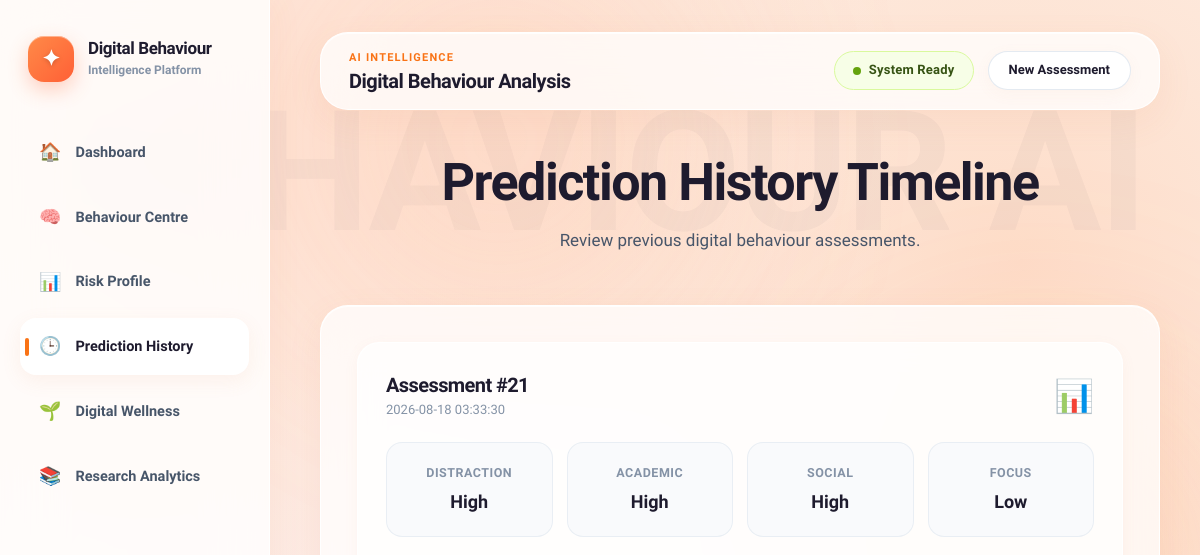
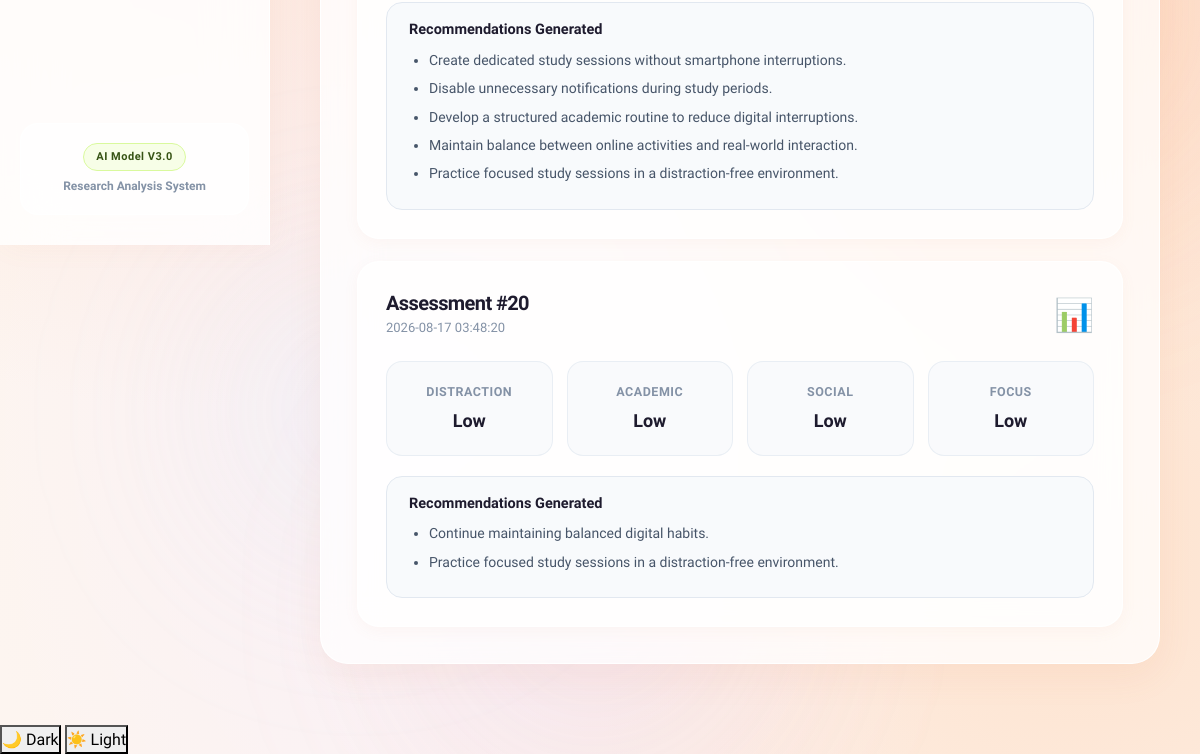
Before: /history with the older database file (2 pictures, top to bottom).
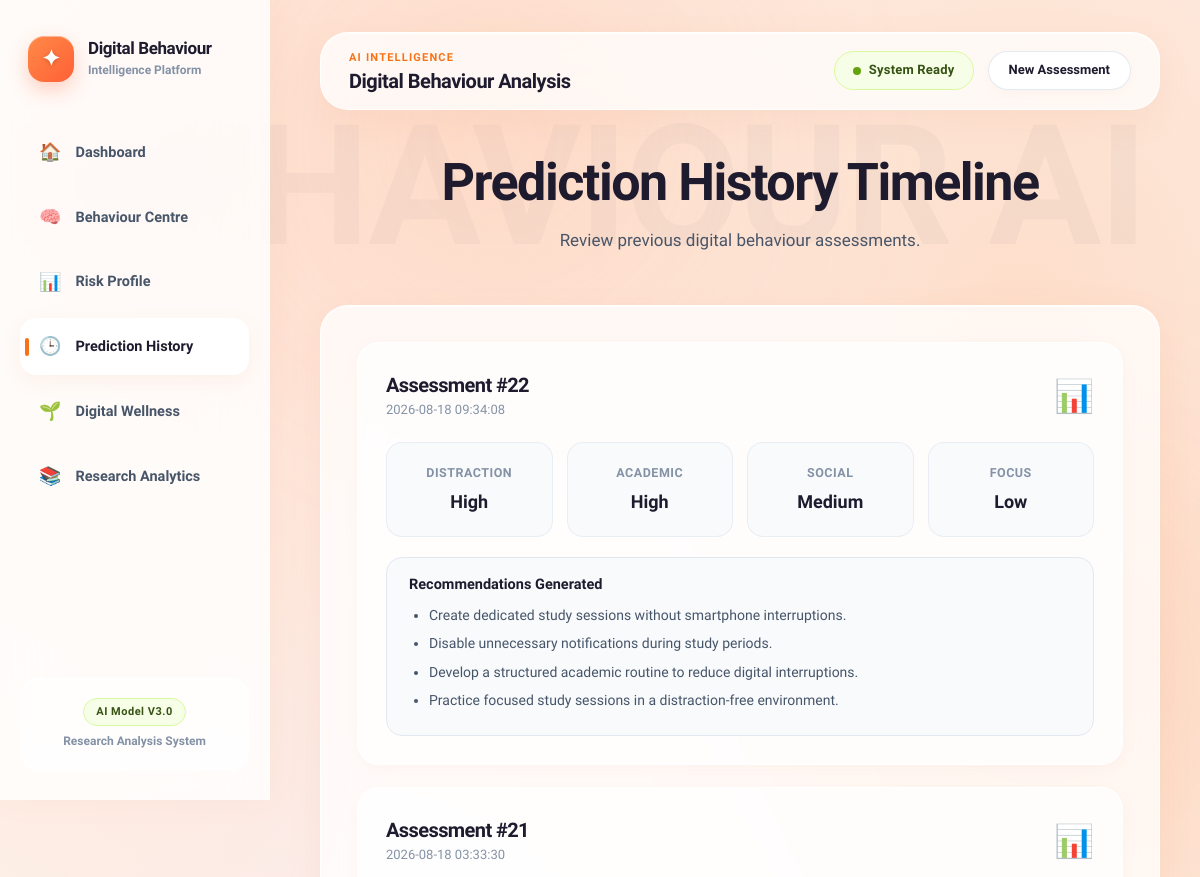
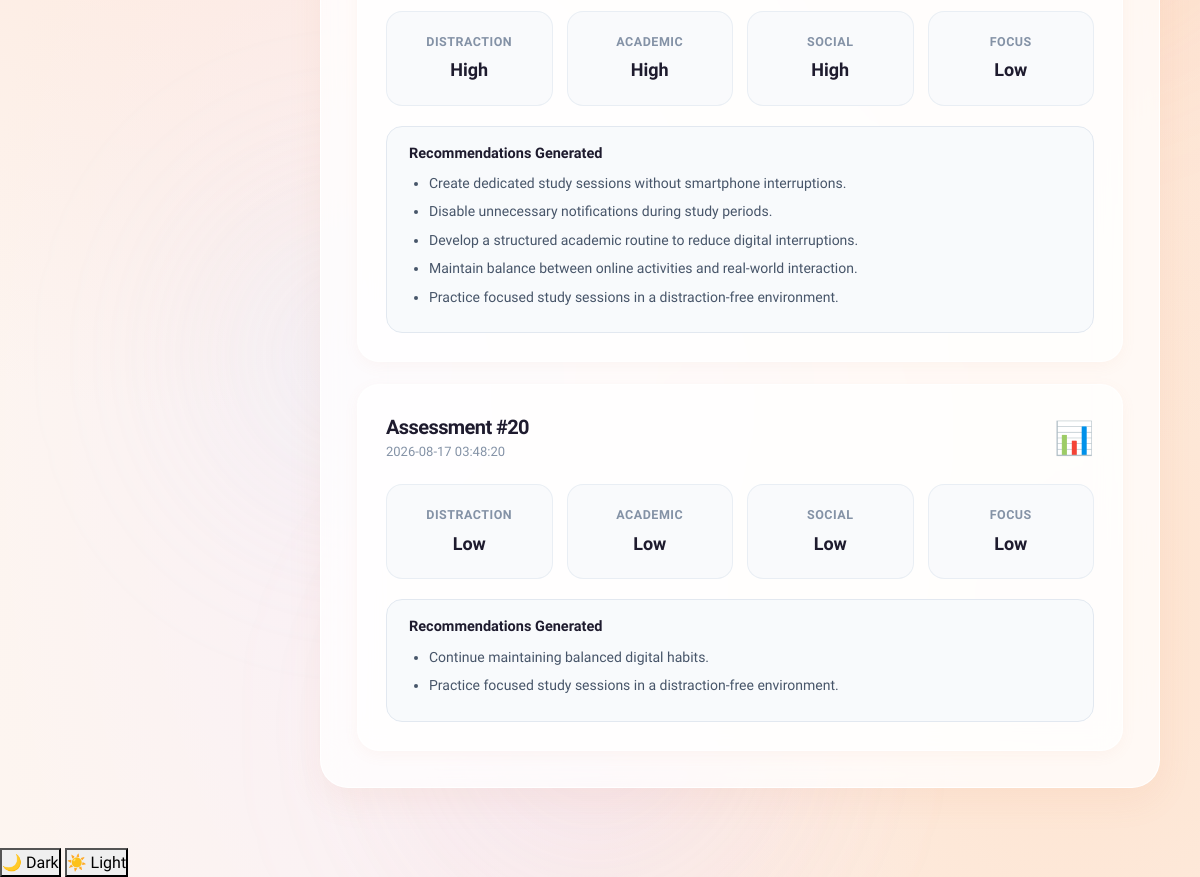
After: the same page with the newer database file (2 pictures, top to bottom).
### tables this page shows
CREATE TABLE assessments
        (

            id INTEGER PRIMARY KEY AUTOINCREMENT,

            created_at TEXT,

            input_data TEXT,

            prediction_data TEXT,

            recommendations TEXT

        );

### app.py (the view)
@app.route("/history")
def history():
    records = get_prediction_history()
    return render_template(
        "history.html",
        records=records
    )

### utils/database.py (called while the page is built, shortened)
def get_database_path():
    custom_path = os.environ.get("DATABASE_PATH")
    if custom_path:
        return custom_path

def initialize_database():
    db_path = get_database_path()
    db_dir = os.path.dirname(db_path)
    if db_dir:
        os.makedirs(db_dir, exist_ok=True)
    conn = sqlite3.connect(db_path)
    cursor = conn.cursor()
    cursor.execute(
        """
        CREATE TABLE IF NOT EXISTS assessments
        (
            id INTEGER PRIMARY KEY AUTOINCREMENT,
            created_at TEXT,
            input_data TEXT,
            prediction_data TEXT,
            recommendations TEXT
        )
        """
    )
    conn.commit()
    conn.close()

def get_prediction_history():
    initialize_database()
    db_path = get_database_path()
    conn = sqlite3.connect(db_path)
    conn.row_factory = sqlite3.Row
    cursor = conn.cursor()
    cursor.execute(
        """
        SELECT *
        FROM assessments
        ORDER BY id DESC
        """
    )
    rows = cursor.fetchall()
    conn.close()
    history = []
    for row in rows:
        try:
            history.append(
                {
                    "id": row["id"],
                    "date": row["created_at"],
                    "input": json.loads(row["input_data"]),
                    "prediction": json.loads(row["prediction_data"]),
                    "recommendations": json.loads(row["recommendations"])
                }
            )
        except Exception:
            continue
    return history

### templates/history.html (shortened to what this page needs)
{% extends "base.html" %}
{% block content %}
<div class="result-header">
<h1>
Prediction History Timeline
</h1>
<p>
Review previous digital behaviour assessments.
</p>
</div>
<div class="glass-card">
{% if records and records|length > 0 %}
<div class="history-wrapper">
{% for item in records %}
<div class="history-item">
<div class="history-top">
<div>
<h2>
Assessment #{{item.id}}
</h2>
<p>
{{item.date}}
</p>
</div>
<div class="history-icon">
📊
</div>
</div>
<div class="history-results">
<div class="history-box">
<span>
Distraction
</span>
<h3>
{{item.prediction.Distraction_Level}}
</h3>
</div>
<div class="history-box">
<span>
Academic
</span>
<h3>
{{item.prediction.Academic_Impact_Level}}
</h3>
</div>
<div class="history-box">
<span>
Social
</span>
<h3>
{{item.prediction.Social_Impact_Level}}
</h3>
</div>
<div class="history-box">
<span>
Focus
</span>
<h3>
{{item.prediction.Focus_Level}}
</h3>
</div>
</div>
<div class="recommendation-preview">
<h4>
Recommendations Generated
</h4>
<ul>
{% for rec in item.recommendations %}
<li>
{{rec}}
</li>
{% endfor %}
</ul>
</div>
</div>
{% endfor %}
</div>
{% endif %}
</div>
{% endblock %}

### templates/base.html (shortened to what this page needs)
<!DOCTYPE html>
<html lang="en" data-theme="dark">
<head>
<link href="https://cdn.jsdelivr.net/npm/bootstrap@5.3.3/dist/css/bootstrap.min.css" rel="stylesheet">
<link rel="stylesheet" href="{{ url_for('static', filename='css/style.css') }}">
<link rel="stylesheet" href="{{ url_for('static', filename='css/sidebar.css') }}">
<link rel="stylesheet" href="{{ url_for('static', filename='css/dashboard.css') }}">
<link rel="stylesheet" href="{{ url_for('static', filename='css/animation.css') }}">
<link rel="stylesheet" href="{{ url_for('static', filename='css/wellness.css') }}">
<link rel="stylesheet" href="{{ url_for('static', filename='css/research.css') }}">
</head>
<body>
<div class="background-effects">
    <div class="ambient-watermark">BEHAVIOUR AI</div>
    <div class="orb orb-one"></div>
    <div class="orb orb-four"></div>
</div>
<aside class="sidebar" id="sidebar">
    <div class="brand">
        <div class="brand-icon">
            <span class="icon-symbol">✦</span>
        </div>
        <div>
            <h3>Digital Behaviour</h3>
            <p>Intelligence Platform</p>
        </div>
    </div>
    <nav class="menu">
        <a href="/" class="menu-item {% if request.path == '/' %}active{% endif %}">
            <span class="menu-icon">🏠</span>
            <span class="menu-text">Dashboard</span>
        </a>
        <a href="/behaviour" class="menu-item {% if request.path == '/behaviour' %}active{% endif %}">
            <span class="menu-icon">🧠</span>
            <span class="menu-text">Behaviour Centre</span>
        </a>
        <a href="/risk-profile" class="menu-item {% if request.path == '/risk-profile' %}active{% endif %}">
            <span class="menu-icon">📊</span>
            <span class="menu-text">Risk Profile</span>
        </a>
        <a href="/history" class="menu-item {% if request.path == '/history' %}active{% endif %}">
            <span class="menu-icon">🕒</span>
            <span class="menu-text">Prediction History</span>
        </a>
        <a href="/wellness" class="menu-item {% if request.path == '/wellness' %}active{% endif %}">
            <span class="menu-icon">🌱</span>
            <span class="menu-text">Digital Wellness</span>
        </a>
        <a href="/research" class="menu-item {% if request.path == '/research' %}active{% endif %}">
            <span class="menu-icon">📚</span>
            <span class="menu-text">Research Analytics</span>
        </a>
    </nav>
    <div class="sidebar-footer">
        <div class="footer-badge">AI Model V3.0</div>
        <p>Research Analysis System</p>
    </div>
</aside>
<main class="main-container">
    <header class="topbar">
        <div class="topbar-left-wrapper">
            <div class="topbar-left">
                <span class="topbar-tag">AI Intelligence</span>
                <h2>Digital Behaviour Analysis</h2>
            </div>
        </div>
        <div class="topbar-right">
            <div class="status-pill">
                <span class="pulse-dot"></span>
                System Ready
            </div>
            <a href="/" class="topbar-action-btn">New Assessment</a>
        </div>
    </header>
    <section class="page-content">
        {% block content %}
        {% endblock %}
    </section>
</main>
<div class="theme-toggle" id="themeToggle" role="group" aria-label="Theme switcher">
  <button class="theme-toggle-btn" id="btnDark" onclick="setTheme('dark')" title="Dark Mode">
    <span class="btn-icon">🌙</span> Dark
  </button>
  <button class="theme-toggle-btn" id="btnLight" onclick="setTheme('light')" title="Light Mode">
    <span class="btn-icon">☀️</span> Light
  </button>
</div>
</body>
</html>

### static/css/sidebar.css (style rules this page uses)
.sidebar { position: fixed; left: 0; top: 0; height: 100vh; width: 270px; padding: 30px 20px; background: rgba(255, 255, 255, 0.82); backdrop-filter: blur(30px); -webkit-backdrop-filter: blur(30px); border-right: 1px solid rgba(255, 255, 255, 0.8); box-shadow: 4px 0 30px rgba(220, 130, 90, 0.06); z-index: 1000; display: flex; flex-direction: column; justify-content: space-between; }
.brand { display: flex; align-items: center; gap: 14px; padding: 6px 8px; margin-bottom: 36px; }
.brand-icon { width: 46px; height: 46px; border-radius: 16px; display: flex; align-items: center; justify-content: center; background: linear-gradient(135deg, #ff8a48 0%, #ff6036 100%); box-shadow: 0 8px 20px rgba(255, 106, 60, 0.3), inset 0 1px 0 rgba(255, 255, 255, 0.4); color: #ffffff; font-size: 20px; font-weight: 800; flex-shrink: 0; }
.icon-symbol { font-size: 22px; filter: drop-shadow(0 1px 2px rgba(0, 0, 0, 0.2)); }
.brand h3 { font-size: 17px; font-weight: 800; color: var(--text-heading); letter-spacing: -0.4px; margin: 0; line-height: 1.2; }
.brand p { font-size: 12px; color: var(--text-muted); font-weight: 600; margin: 3px 0 0; }
.menu { display: flex; flex-direction: column; gap: 8px; flex: 1; }
.menu-item { display: flex; align-items: center; gap: 14px; padding: 13px 18px; border-radius: 16px; color: var(--text-soft); text-decoration: none; font-size: 14.5px; font-weight: 600; transition: all 0.25s cubic-bezier(0.16, 1, 0.3, 1); position: relative; border: 1px solid transparent; }
.menu-icon { font-size: 18px; display: flex; align-items: center; justify-content: center; transition: transform 0.25s ease; }
.menu-text { flex: 1; }
.menu-item.active { color: var(--text-heading); background: #ffffff; border-color: rgba(255, 255, 255, 0.95); font-weight: 700; box-shadow: 0 6px 20px rgba(220, 130, 90, 0.09); }
.menu-item.active::before { content: ""; position: absolute; left: 4px; top: 50%; transform: translateY(-50%); width: 4px; height: 18px; border-radius: 4px; background: var(--primary); }
.sidebar-footer { padding: 18px; border-radius: 18px; background: rgba(255, 255, 255, 0.65); border: 1px solid rgba(255, 255, 255, 0.8); text-align: center; }
.footer-badge { display: inline-block; padding: 4px 12px; border-radius: var(--radius-pill); background: var(--accent-lime-bg); border: 1px solid var(--accent-lime-border); color: var(--accent-lime-text); font-size: 11px; font-weight: 800; letter-spacing: 0.5px; margin-bottom: 6px; }
.sidebar-footer p { margin: 0; font-size: 12px; color: var(--text-muted); font-weight: 600; }

### static/css/dashboard.css (style rules this page uses)
.history-wrapper { display: flex; flex-direction: column; gap: 22px; }
.history-item { padding: 28px; border-radius: 22px; background: rgba(255, 255, 255, 0.7); border: 1px solid rgba(255, 255, 255, 0.95); box-shadow: var(--shadow-sm); transition: all 0.3s ease; }
.history-top { display: flex; justify-content: space-between; align-items: center; margin-bottom: 20px; }
.history-top h2 { font-size: 20px; font-weight: 800; color: var(--text-heading); margin: 0; }
.history-top p { margin: 2px 0 0; font-size: 13px; color: var(--text-muted); }
.history-icon { font-size: 32px; }
.history-results { display: grid; grid-template-columns: repeat(4, 1fr); gap: 14px; }
.history-box { padding: 16px; border-radius: 16px; background: rgba(248, 250, 252, 0.85); border: 1px solid rgba(226, 232, 240, 0.7); text-align: center; }
.history-box span { color: var(--text-muted); font-size: 12.5px; font-weight: 700; text-transform: uppercase; letter-spacing: 0.5px; }
.history-box h3 { margin-top: 6px; font-size: 18px; font-weight: 800; color: var(--text-heading); }
.recommendation-preview { margin-top: 20px; padding: 18px 22px; border-radius: 16px; background: #f8fafc; border: 1px solid #e2e8f0; }
.recommendation-preview h4 { font-size: 14.5px; font-weight: 700; color: var(--text-heading); margin-bottom: 10px; }
.recommendation-preview ul { margin: 0; padding-left: 20px; }
.recommendation-preview li { margin: 6px 0; color: var(--text-soft); font-size: 14px; }

### static/css/animation.css (style rules this page uses)
.page-content { animation: pageEnter 0.6s cubic-bezier(0.16, 1, 0.3, 1); }
.glass-card { animation: cardReveal 0.5s cubic-bezier(0.16, 1, 0.3, 1); }
.sidebar { animation: sidebarLoad 0.5s cubic-bezier(0.16, 1, 0.3, 1); }

Changed rows visible on the page:
added assessments: id "22", date "2026-08-18 09:34:08", prediction.Distraction_Level "High", prediction.Academic_Impact_Level "High", prediction.Social_Impact_Level "Medium", prediction.Focus_Level "Low", recommendations "Create dedicated study sessions without smartphone interruptions." "Disable unnecessary notifications during study periods." "Develop a structured academic routine to reduce digital interruptions." "Practice focused study sessions in a distraction-free environment."
